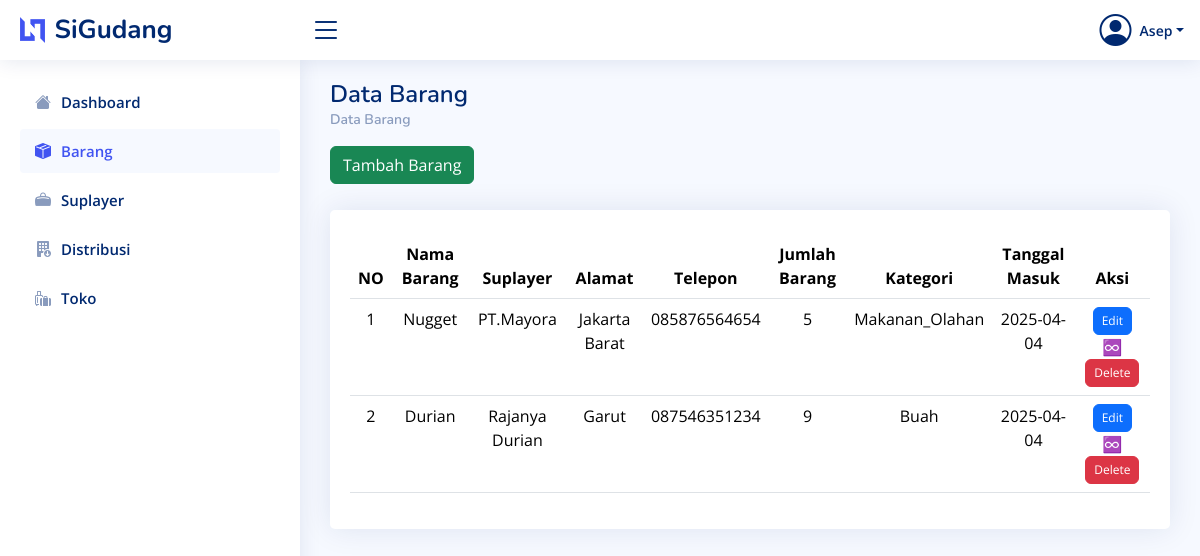
Screenshot of /Views/v_databarang.php (signed in) with the database file from the repository.
### tables this page shows
CREATE TABLE `tb_barang` (
  `id_barang` int(11) NOT NULL,
  `nama_barang` varchar(20) NOT NULL,
  `id_suplayer` int(11) NOT NULL,
  `jumlah_barang` int(11) NOT NULL,
  `kategori` enum('Makanan_Olahan','Daging','Buah','Sayur') NOT NULL,
  `tanggal_masuk` date NOT NULL
);

CREATE TABLE `tb_suplayer` (
  `id_suplayer` int(11) NOT NULL,
  `nama_suplayer` varchar(35) NOT NULL,
  `alamat` text NOT NULL,
  `telepon` varchar(12) NOT NULL
);

### Config/Koneksi.php (called while the page is built, shortened)
<?php
class Koneksi
{
  private $host = "localhost";
  private $user = "root";
  private $pass = "";
  private $db = "sigudang";
  public function __construct()
  {
    $this->conn = new mysqli($this->host, $this->user, $this->pass, $this->db);
  }
}

### Controllers/c_databarang.php (called while the page is built, shortened)
<?php
require_once '../Models/m_databarang.php';
class BarangController
{
  public function getDataBarang()
  {
    $barang = new Barang();
    $data_barang = $barang->getAllBarang();
    return $data_barang;
  }
}

### Models/m_databarang.php (called while the page is built, shortened)
<?php
require_once '../Config/Koneksi.php';
class Barang
{
  private $db;
  public function __construct()
  {
    $this->db = new Koneksi();
  }
  public function getAllBarang()
  {
    $query = "SELECT tb_barang.*, tb_suplayer.nama_suplayer, tb_suplayer.alamat, tb_suplayer.telepon FROM tb_barang JOIN tb_suplayer ON tb_barang.id_suplayer = tb_suplayer.id_suplayer";
    $result = $this->db->conn->query($query);
    return $result->fetch_all(MYSQLI_ASSOC);
  }
}

### Views/v_databarang.php (the view)
<?php
$side = "Data Barang";
include_once "./Layouts/header.php";
include_once "./Layouts/sidebar.php";
require_once "../Controllers/c_databarang.php";
$barangController = new BarangController();
$data_barang = $barangController->getDataBarang();
?>
<main id="main" class="main">
  <div class="pagetitle">
    <h1>Data Barang</h1>
    <nav>
      <ol class="breadcrumb">
        <li class="breadcrumb-item"><a href="v_databarang.php">Data Barang</a></li>
      </ol>
    </nav>
    <a href="../Views/v_tambahbarang.php" class="btn btn-success mb-3">Tambah Barang</a>
  </div>
  <section class="section">
    <div class="row">
      <div class="col-lg-12">
        <div class="card">
          <div class="card-body">
            <table class="table mt-4">
              <thead>
                <tr>
                  <th class="text-center">NO</th>
                  <th class="text-center">Nama Barang</th>
                  <th class="text-center">Suplayer</th>
                  <th class="text-center">Alamat</th>
                  <th class="text-center">Telepon</th>
                  <th class="text-center">Jumlah Barang</th>
                  <th class="text-center">Kategori</th>
                  <th class="text-center">Tanggal Masuk</th>
                  <th class="text-center">Aksi</th>
                </tr>
              </thead>
              <?php $no = 1; ?>
              <tbody>
                <?php if (!empty($data_barang)): ?>
                  <?php foreach ($data_barang as $barang) : ?>
                    <tr>
                      <td class="text-center"><?= $no++; ?></td>
                      <td class="text-center"><?= htmlspecialchars($barang['nama_barang']) ?></td>
                      <td class="text-center"><?= htmlspecialchars($barang['nama_suplayer']) ?></td>
                      <td class="text-center"><?= htmlspecialchars($barang['alamat']) ?></td>
                      <td class="text-center"><?= htmlspecialchars($barang['telepon']) ?></td>
                      <td class="text-center"><?= htmlspecialchars($barang['jumlah_barang']) ?></td>
                      <td class="text-center"><?= htmlspecialchars($barang['kategori']) ?></td>
                      <td class="text-center"><?= htmlspecialchars($barang['tanggal_masuk']) ?></td>
                      <td class="text-center">
                        <a href="v_editbarang.php?id_barang=<?= urlencode($barang['id_barang']) ?>" class="btn btn-primary" style="--bs-btn-padding-y: .25rem; --bs-btn-padding-x: .5rem; --bs-btn-font-size: .75rem;">Edit</a> ♾️
                        <a href="v_hapusbarang.php?id_barang=<?= urlencode($barang['id_barang']) ?>" class="btn btn-danger" style="--bs-btn-padding-y: .25rem; --bs-btn-padding-x: .5rem; --bs-btn-font-size: .75rem;" onclick="return confirm('Apakah Anda yakin ingin menghapus barang ini?')">Delete</a>
                      </td>
                    </tr>
                  <?php endforeach; ?>
                <?php else: ?>
                  <tr>
                    <td colspan="7" class="text-center">Tidak ada data Barang.</td>
                  </tr>
                <?php endif; ?>
              </tbody>
            </table>
          </div>
        </div>
      </div>
    </div>
  </section>
</main>
<?php include_once "./Layouts/footer.php"; ?>

### Views/Layouts/header.php (shortened to what this page needs)
<?php
$username = $_SESSION['username'];
?>
<!DOCTYPE html>
<html lang="en">
<head>
  <link href="../assets/vendor/bootstrap/css/bootstrap.min.css" rel="stylesheet">
  <link href="../assets/vendor/bootstrap-icons/bootstrap-icons.css" rel="stylesheet">
  <link href="../assets/css/style.css" rel="stylesheet">
</head>
<body>
  <header id="header" class="header fixed-top d-flex align-items-center">
    <div class="d-flex align-items-center justify-content-between">
      <a href="index.html" class="logo d-flex align-items-center gap-1">
        <img src="../assets/img/logo.png" alt="">
        <span class="d-none d-lg-block">SiGudang</span>
      </a>
      <i class="bi bi-list toggle-sidebar-btn"></i>
    </div>
    <nav class="header-nav ms-auto">
      <ul class="d-flex align-items-center">
        <li class="nav-item dropdown pe-3">
          <a class="nav-link nav-profile d-flex align-items-center pe-0" href="#" data-bs-toggle="dropdown">
            <i class="bi bi-person-circle" style="font-size: 2rem;"></i>
            <span class="d-none d-md-block dropdown-toggle ps-2"><?= $username ?></span>
          </a>
        </li>
      </ul>
    </nav>
  </header>

### Views/Layouts/sidebar.php
<aside id="sidebar" class="sidebar">
  <ul class="sidebar-nav" id="sidebar-nav">
    <li class="nav-item">
      <a class="nav-link <?= $side == 'Dashboard' ? '' : 'collapsed'; ?>" href="index.php">
        <i class="bi bi-house-fill"></i>
        <span>Dashboard</span>
      </a>
    </li>
    <li class="nav-item">
      <a class="nav-link <?= $side == 'Data Barang' ? '' : 'collapsed'; ?>" href="v_databarang.php">
        <i class="bi bi-box-seam-fill"></i>
        <span>Barang</span>
      </a>
    </li>
    <li class="nav-item">
      <a class="nav-link <?= $side == 'Suplayer' ? '' : 'collapsed'; ?>" href="v_suplayerbarang.php">
        <i class="bi bi-duffle-fill"></i>
        <span>Suplayer</span>
      </a>
    </li>
    <li class="nav-item">
      <a class="nav-link <?= $side == 'Distribusi' ? '' : 'collapsed'; ?>" href="v_distribusibarang.php">
        <i class="bi bi-building-fill-down"></i>
        <span>Distribusi</span>
      </a>
    </li>
    <li class="nav-item">
      <a class="nav-link <?= $side == 'Toko' ? '' : 'collapsed'; ?>" href="v_tokobarang.php">
        <i class="bi bi-luggage-fill"></i>
        <span>Toko</span>
      </a>
    </li>
  </ul>
</aside>

### Views/Layouts/footer.php (shortened to what this page needs)
</body>
</html>

### assets/css/style.css (style rules this page uses)
:root { scroll-behavior: smooth; }
body { font-family: "Open Sans", sans-serif; background: #f6f9ff; color: #444444; }
a { color: #4154f1; text-decoration: none; }
h1, h2, h3, h4, h5, h6 { font-family: "Nunito", sans-serif; }
#main { margin-top: 60px; padding: 20px 30px; transition: all 0.3s; }
.pagetitle { margin-bottom: 10px; }
.pagetitle h1 { font-size: 24px; margin-bottom: 0; font-weight: 600; color: #012970; }
.card { margin-bottom: 30px; border: none; border-radius: 5px; box-shadow: 0px 0 30px rgba(1, 41, 112, 0.1); }
.card-body { padding: 0 20px 20px 20px; }
.breadcrumb { font-size: 14px; font-family: "Nunito", sans-serif; color: #899bbd; font-weight: 600; }
.breadcrumb a { color: #899bbd; transition: 0.3s; }
.breadcrumb .breadcrumb-item::before { color: #899bbd; }
.logo { line-height: 1; }
@media (min-width: 1200px) { .logo { width: 280px; } }
.logo img { max-height: 26px; margin-right: 6px; }
.logo span { font-size: 26px; font-weight: 700; color: #012970; font-family: "Nunito", sans-serif; }
.header { transition: all 0.5s; z-index: 997; height: 60px; box-shadow: 0px 2px 20px rgba(1, 41, 112, 0.1); background-color: #fff; padding-left: 20px; }
.header .toggle-sidebar-btn { font-size: 32px; padding-left: 10px; cursor: pointer; color: #012970; }
.header-nav ul { list-style: none; }
.header-nav>ul { margin: 0; padding: 0; }
.header-nav .nav-profile { color: #012970; }
.header-nav .nav-profile span { font-size: 14px; font-weight: 600; }
.sidebar { position: fixed; top: 60px; left: 0; bottom: 0; width: 300px; z-index: 996; transition: all 0.3s; padding: 20px; overflow-y: auto; scrollbar-width: thin; scrollbar-color: #aab7cf transparent; box-shadow: 0px 0px 20px rgba(1, 41, 112, 0.1); background-color: #fff; }
@media (min-width: 1200px) { #main, #footer { margin-left: 300px; } }
.sidebar-nav { padding: 0; margin: 0; list-style: none; }
.sidebar-nav li { padding: 0; margin: 0; list-style: none; }
.sidebar-nav .nav-item { margin-bottom: 5px; }
.sidebar-nav .nav-link { display: flex; align-items: center; font-size: 15px; font-weight: 600; color: #4154f1; transition: 0.3; background: #f6f9ff; padding: 10px 15px; border-radius: 4px; }
.sidebar-nav .nav-link i { font-size: 16px; margin-right: 10px; color: #4154f1; }
.sidebar-nav .nav-link.collapsed { color: #012970; background: #fff; }
.sidebar-nav .nav-link.collapsed i { color: #899bbd; }

### rows the page displays
tb_barang: nama_barang "Nugget", id_suplayer.nama_suplayer "PT.Mayora", id_suplayer.alamat "Jakarta Barat", id_suplayer.telepon "085876564654", jumlah_barang "5", kategori "Makanan_Olahan", tanggal_masuk "2025-04-04"
tb_barang: nama_barang "Durian", id_suplayer.nama_suplayer "Rajanya Durian", id_suplayer.alamat "Garut", id_suplayer.telepon "087546351234", jumlah_barang "9", kategori "Buah", tanggal_masuk "2025-04-04"

### other values shown
$username "Asep"
